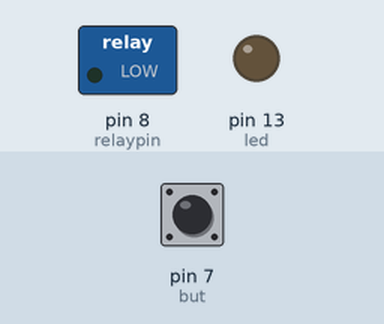
The sketch below on a simulated Arduino Uno, built with avr-gcc and run on an emulated ATmega328P. Shown: switched loads named in the sketch (green lamp = pin HIGH), output pins drawn as LEDs (lit = HIGH). The inputs (shaded band) are chosen by the test bench; at power-on: pin 7 (but) LOW.

Above: at 1.2 s.
1.3 s: pin 7 (but) pulled HIGH for 1 s
At 3.0 s:
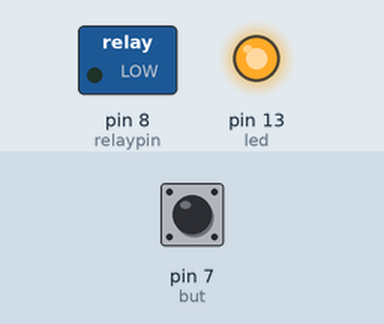
3.8 s: pin 7 (but) pulled HIGH for 3.2 s
At 4.1 s:
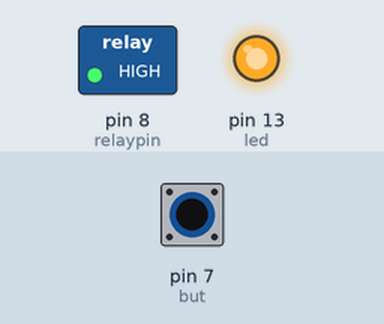
Timing chart, 0 to 8.8 s (numbered marks = the images above; inputs shaded):
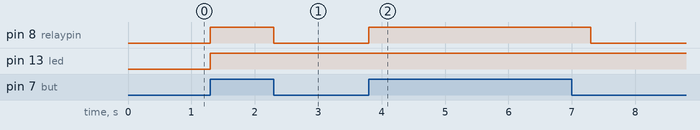

The sketch:

relaypin.ino
```cpp
int relaypin = 8;
int led = 13;
int but = 7;

void setup() {
  // put your setup code here, to run once:
  pinMode(relaypin,OUTPUT);
  pinMode(led,OUTPUT);
  pinMode(but,INPUT);
}

void loop() {
  // put your main code here, to run repeatedly:


  if(digitalRead(but)==HIGH){
     digitalWrite(led,HIGH);
     digitalWrite(relaypin,HIGH);
     delay(500);
     digitalWrite(relaypin,LOW);
    }


}
```

Measured:
- after the input at 1.3 s, pin 8 (relaypin): LOW → HIGH at once, → LOW 1.0 s later; pin 13 (led): LOW → HIGH at once
- after the input at 3.8 s, pin 8 (relaypin): LOW → HIGH at once, → LOW 3.5 s later
